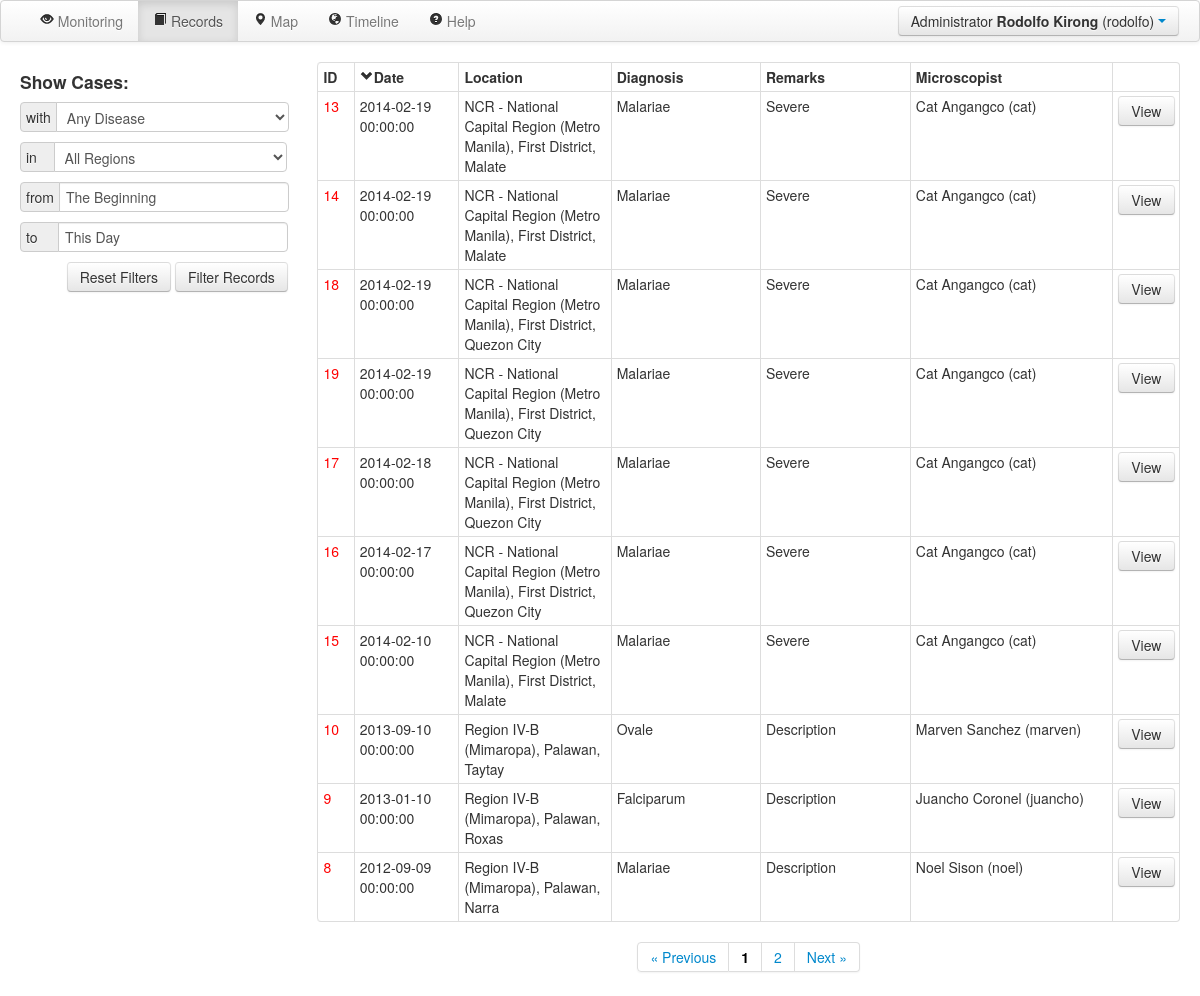
The page /records/ (signed in) on the database as committed earlier.
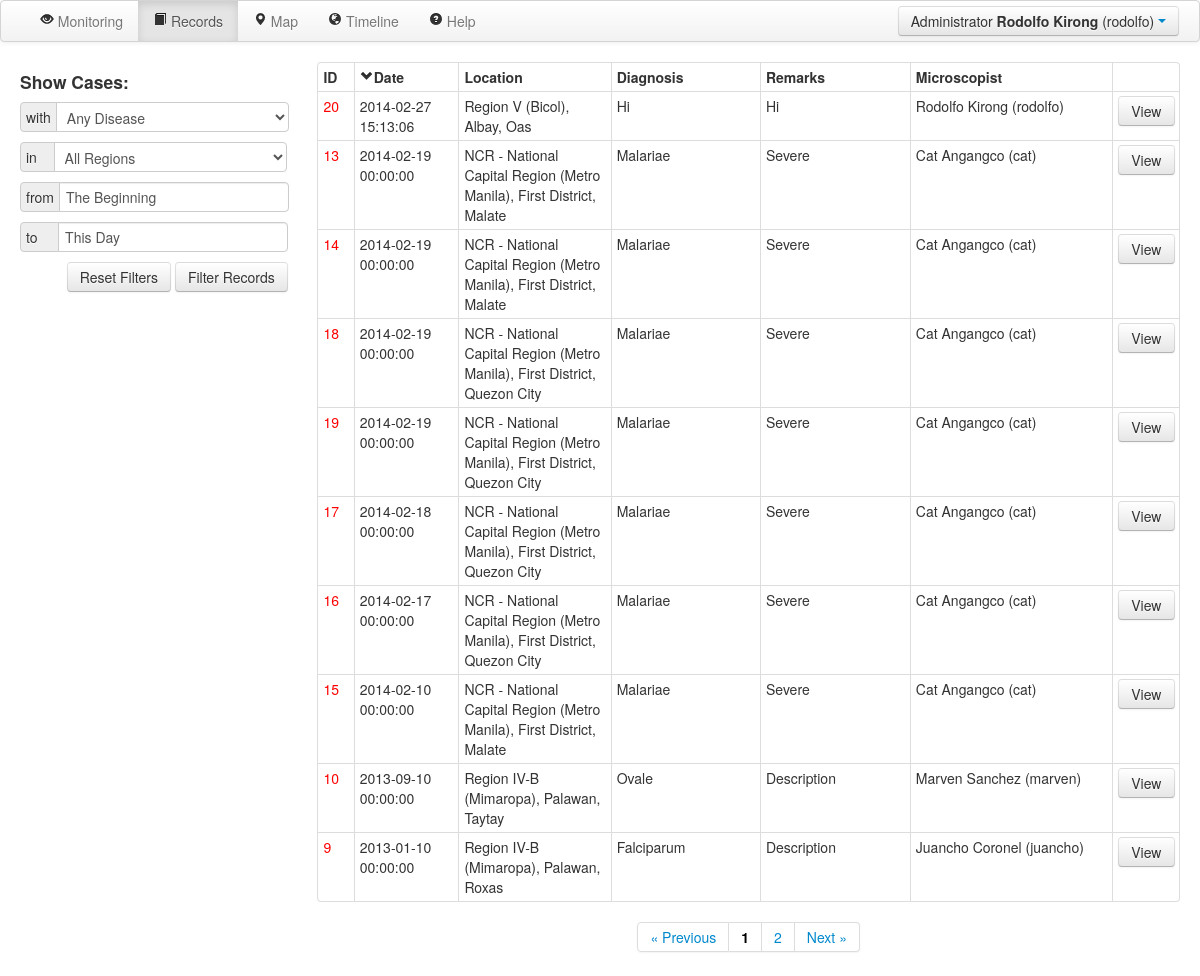
The same page on the database as committed later.
### serveus/models.py (models this page shows, shortened)
class UserType(db.Model):
	__tablename__ = 'usertype'
	id = db.Column(db.Integer, primary_key=True)
	name = db.Column(db.String(80), unique=True)
	users = db.relationship('User', backref='usertype', lazy='dynamic')
	@staticmethod
	def get_administrator():
		return UserType.query.filter(UserType.name=='Administrator').first()
	@staticmethod
	def get_microscopist():
		return UserType.query.filter(UserType.name=='Medical Technician').first()

class User(db.Model, UserMixin):
	__tablename__ = 'user'
	id = db.Column(db.Integer, primary_key=True)
	username = db.Column(db.String(80), unique=True)
	password = db.Column(db.String(120))
	firstname = db.Column(db.String(100))
	lastname = db.Column(db.String(100))
	usertype_id = db.Column(db.Integer, db.ForeignKey('usertype.id'))
	case =  db.relationship('Case', backref='user', lazy='dynamic')
	contact = db.Column(db.String(80))
	email = db.Column(db.String(80), unique=True)
	chunklists = db.relationship('Chunklist', backref='user', lazy='dynamic')
	"""
	@models_committed.connect_via(app)
	def on_models_committed(sender, changes):
		for obj, method in changes:
			if method == 'insert' and type(obj) == User:
				body = '''Greetings, %s %s! You have successfully been registered to the system. Your temporary password is <b>%s</b>.<br><br>Below are your account details:<br><br>Username: %s<br>User type: %s<br>Contact number: %s<br>Email: %s<br><br>Please login and change your password. Thank you!''' % (obj.firstname, obj.lastname, '123', obj.username, obj.usertype, obj.contact, obj.email)
				msg = Message('Outbreak Monitoring', sender="cvmig.group.23@gmail.com", recipients=['generic@mailinator.com',obj.email])
				msg.html = body
				mail.send(msg)
	"""
	def is_administrator(self):
		return self.usertype == UserType.get_administrator()
	def is_microscopist(self):
		return self.usertype == UserType.get_microscopist()

class Case(db.Model):
	__tablename__ = 'case'
	id = db.Column(db.Integer, primary_key=True)
	date = db.Column(db.DateTime())
	parasite = db.Column(db.String(100))
	description = db.Column(db.String(1000))
	comment = db.Column(db.String(1000))
	lat = db.Column(db.Float)
	lng = db.Column(db.Float)
	user_id = db.Column(db.Integer, db.ForeignKey('user.id'))
	images = db.relationship('Image', backref='case', lazy='dynamic')
	test = db.Column(db.Boolean)
	region_id = db.Column(db.Integer, db.ForeignKey('region.id'))
	province_id = db.Column(db.Integer, db.ForeignKey('province.id'))
	municipality_id = db.Column(db.Integer, db.ForeignKey('municipality.id'))
	parasite_validator = db.Column(db.String(100))
	description_validator = db.Column(db.String(1000))

class Region(db.Model):
	__tablename__ = 'region'
	id = db.Column(db.Integer, primary_key=True)
	name = db.Column(db.String(50))
	code = db.Column(db.String(10))
	cases = db.relationship('Case', backref='region', lazy='dynamic')
	provinces = db.relationship('Province', backref='region', lazy='dynamic')
	def __repr__(self):
		return self.name

class Province(db.Model):
	__tablename__ = 'province'
	id = db.Column(db.Integer, primary_key=True)
	name = db.Column(db.String(50))
	code = db.Column(db.String(10))
	cases = db.relationship('Case', backref='province', lazy='dynamic')
	municipalities = db.relationship('Municipality', backref='province', lazy='dynamic')
	region_id = db.Column(db.Integer, db.ForeignKey('region.id'))
	def __repr__(self):
		return self.name

class Municipality(db.Model):
	__tablename__ = 'municipality'
	id = db.Column(db.Integer, primary_key=True)
	name = db.Column(db.String(50))
	cases = db.relationship('Case', backref='municipality', lazy='dynamic')
	province_id = db.Column(db.Integer, db.ForeignKey('province.id'))
	def __repr__(self):
		return self.name

### serveus/views.py (the view)
@app.route('/records/')
@login_required
def records():
	print request.args.get('page')
	if not request.args.get('page'):
		page = 1
	else:
		page = int(request.args.get('page'))
	regionList = ['All Regions'] + Region.query.all()
	if request.args:
		parasiteSelected = request.args.get('parasite_selection')
		parasiteIndex = parasiteList.index(parasiteSelected)
		regionIndex = int(request.args.get('region_selection'))
		provinceIndex = int(request.args.get('province_selection'))
		municipalityIndex = int(request.args.get('municipality_selection'))
		region = Region.query.get(regionIndex)
		provinceList = ['All Provinces'] + Province.query.filter(Province.region==region).all()
		province = Region.query.get(provinceIndex)
		municipalityList = ['All Municipalities'] + Municipality.query.filter(Municipality.province==province).all()
		date_start = request.args.get('date_start')
		date_end = request.args.get('date_end')
		sort_by = request.args.get('sort_by')
		order = request.args.get('order')
		caseList=''
		if date_start != 'The Beginning' :
			a=request.args.get('date_start')
			b=a.split('/')
			dt=datetime.date(int(b[2]),int(b[0]),int(b[1]))
			a=request.args.get('date_end')
			b=a.split('/')
			dte=datetime.date(int(b[2]),int(b[0]),int(b[1])) + datetime.timedelta(days=1)
		else :
			dt=datetime.date(1000,1,1)
			dte=datetime.date(9000,12,31)
		sortby=''
		if sort_by== 'date':
			sortby='date'
		elif sort_by== 'parasite':
			sortby='parasite'
		elif sort_by== 'description':
			sortby='description'
		elif sort_by== 'microscopist':
			sortby='microscopist'
		else:
			sortby='id'
		param= "\"case\"."+sortby+" "+order
		caseList = Case.query.filter(Case.date>=dt,Case.date<=dte).order_by(param)
		if parasiteIndex != 0:
			caseList = caseList.filter(Case.parasite==parasiteList[parasiteIndex])
		if regionIndex != 0:
			caseList = caseList.filter(Case.region==regionList[regionIndex])
		if provinceIndex != 0:
			caseList = caseList.filter(Case.province==Province.query.get(provinceIndex))
		if municipalityIndex != 0:
			caseList = caseList.filter(Case.municipality==Municipality.query.get(municipalityIndex))
	else:
		provinceList = ['All Provinces']
		municipalityList = ['All Municipalities']
		parasiteIndex = 0
		regionIndex = 0
		provinceIndex = 0
		municipalityIndex = 0
		date_start = "The Beginning"
		date_end = "This Day"
		sort_by = "date"
		order = "desc"
		caseList = Case.query.order_by(Case.date.desc())
	if current_user.is_microscopist():
		templist=[]
		for i in caseList:
			if(i.user == current_user):
				templist.append(i)
		caseList=templist
	caseList = [i for i in caseList]
	pagination = Pagination(page, Pagination.PER_PAGE, len(caseList))
	caseList = caseList[(page-1)*Pagination.PER_PAGE : ((page-1)*Pagination.PER_PAGE) + Pagination.PER_PAGE]
	return render_template("records.html", caseList = caseList, pagination = pagination, parasiteList = parasiteList, parasiteIndex = parasiteIndex, date_start = date_start, date_end = date_end, sort_by = sort_by, order = order, user = current_user, menu_active='records', regionList = regionList, regionIndex = regionIndex, provinceList = provinceList, provinceIndex = provinceIndex, municipalityList = municipalityList, municipalityIndex = municipalityIndex)

### serveus/misc.py (called while the page is built)
    @property
    def pages(self):
        return int(ceil(self.total_count / float(self.per_page)))

    @property
    def has_prev(self):
        return self.page > 1

    @property
    def has_next(self):
        return self.page < self.pages

    def iter_pages(self, left_edge=2, left_current=2,
                   right_current=5, right_edge=2):
        last = 0
        for num in xrange(1, self.pages + 1):
            if num <= left_edge or \
               (num > self.page - left_current - 1 and \
                num < self.page + right_current) or \
               num > self.pages - right_edge:
                if last + 1 != num:
                    yield None
                yield num
                last = num

### serveus/views.py (called while the page is built)
@login_manager.user_loader
def load_user(userid):
	return User.query.get(userid)

### serveus/templates/records.html (shortened to what this page needs)
{% extends "layout.html" %}
{% block content %}
		<div class="container-fluid">
            <div class="row-fluid">
				<form action="/records/" method="get" name="filter" class="span3 container" style="background-color: white; ">
					<h4>Show Cases:</h4>
					<div class="input-prepend" style="width: 100%">
                    <span class="add-on">with</span>
					<select style="width: calc(100% - 35px)" name="parasite_selection">
                    {% for i in parasiteList %}
                        <option {% if loop.index0 == parasiteIndex %}selected{% endif %}>{{ i }}</option>
                    {% endfor %}
					</select>
					</div>
					<div class="input-prepend" style="width: 100%">
                    <span class="add-on">in&nbsp;&nbsp;&nbsp;</span>
					<select id="sel_region" style="width: calc(100% - 34px)" name="region_selection">
					{% for i in regionList %}
						<option {% if loop.index0 == regionIndex %}selected{% endif %} value={{ loop.index0 }}>{{ i }}</option>
                    {% endfor %}
					</select>
					</div>
                    <br>
                    <div class="input-prepend" style="width: 100%">
                    <span class="add-on">from</span>
                    <input type="text" style="width: calc(100% - 52px)" value="{{date_start}}" id="dpd1" name="date_start">
                    </div>
                    <br>
                    <div class="input-prepend" style="width: 100%">
                    <span class="add-on">to&nbsp;&nbsp;&nbsp;&nbsp;</span>
                    <input type="text" style="width: calc(100% - 52px)" value="{{date_end}}" id="dpd2" name="date_end">
                    </div>
                    <br>
                    <div style="text-align: right">
                        <a class="btn" href="/records/" >Reset Filters</a>
                        <input class="btn btn-medium" type="submit" id="submit_button" value="Filter Records" style="height: 30px;">
                    </div>
				</form>
				<div class="span9" style="background-color: white;">
				    <table class="table table-bordered table-condensed">
					<tr>
                    <th class="span1">ID</div>
                    <th class="span2" onclick="sort('date');" style="min-width: 80px; cursor: pointer;">Date <div class="pull-left"><i class="" id="date_chevron"></i></div>
                    <th class="span3" onclick="sort('location');" style="cursor: pointer;">Location <div class="pull-left"></div>
                    <th class="span3" onclick="sort('parasite');" style="cursor: pointer;">Diagnosis <div class="pull-left"></div>
                    <th class="span3" onclick="sort('description');" style="cursor: pointer;">Remarks <div class="pull-left"></div>
                    <th class="span4" onclick="sort('microscopist');" style="cursor: pointer;">Microscopist <div class="pull-left"></div>
                    <th class="span1">
                    {% for i in caseList %}
					<tr><td {%if i.test %}style="color:red;"{%endif%}>{{i.id}}<td>{{i.date}}<td>{{i.region}}, {{i.province}}, {{i.municipality}}<td>{{i.parasite}}<td>{{i.description}}<td>{{i.user.firstname}} {{i.user.lastname}} ({{i.user.username}})<td><a href="/case/{{ i.id }}/" class="btn" style="width: calc(100% - 25px)">View</a>
                    {% endfor %}
                    {% if pagination.pages %}
                    <div class="pagination" style="text-align: center">
                    <ul>
                    <li><a href="#" {% if pagination.has_prev %}onclick="set_page('{{pagination.page - 1}}')"{% endif %}>&laquo; Previous</a></li>
                    {% for page in pagination.iter_pages() %}{% if page %}<li><a href="#" {% if page != pagination.page %}onclick="set_page('{{page}}')"{% else %}style="color: black; font-weight: bold"{% endif %}>{{ page }}</a></li>{% endif %}{% endfor %}
                    <li><a href="#"{% if pagination.has_next %}onclick="set_page('{{pagination.page + 1}}')"{% endif %}>Next &raquo;</a></li>
                    </ul>
                    </div>
                    {% endif %}
				</div>
			</div>
{% endblock %}

### serveus/templates/layout.html (shortened to what this page needs)
<!DOCTYPE html>
<html>
	<head>
		<link href="/static/css/bootstrap.min.css" rel="stylesheet" media="screen">
		<link href="/static/css/bootstrap-responsive.css" rel="stylesheet">
        <link href="/static/css/eyecon-datepicker.css" rel="stylesheet">
        <link href="/static/css/bootstrap-image-gallery.css" rel="stylesheet">
	</head>
	<body>
		<div class="navbar" style="width: 100%;">
			<div class="navbar-inner">
                <ul class="nav pull-right">
                    <div class="btn-group">
                        <a class="btn dropdown-toggle" data-toggle="dropdown" href="#">
							{{user.usertype.name}} <b>{{user.firstname}} {{user.lastname}}</b> ({{ user.username }})
                        <span class="caret"></span>
                        </a>
                    </div>
                </ul>
                <div class="nav-collapse collapse">
                    <div>
                        <ul class="nav pull-left">
                            <li>&nbsp</li>
							{% if not user.is_microscopist() %}<li {% if menu_active == 'monitoring' %}class="active"{% endif %}><a href="/monitoring/"><i class="icon-eye-open"></i> Monitoring</a></li>{% endif %}
                            <li {% if menu_active == 'records' %}class="active"{% endif %}><a href="/records/"><i class="icon-book"></i> Records</a></li>
                            {% if not user.is_microscopist() %}<li {% if menu_active == 'map' %}class="active"{% endif %}><a href="/map/"><i class="icon-map-marker"></i> Map</a></li>{% endif %}
                            {% if not user.is_microscopist() %}<li {% if menu_active == 'timeline' %}class="active"{% endif %}><a href="/timeline/"><i class="icon-globe"></i> Timeline</a></li>{% endif %}
                            <li><a href="#helpModal" id="help" data-toggle="modal"><i class="icon-question-sign"></i> Help</a></li>
                        </ul>
                    </div>
                </div>
			</div>
		</div>
		{% block content %}
		{% endblock %}
	</body>
</html>

### serveus/templates/records.html (style rules this page uses)
html, body { margin:0; padding:0; height:100%; }

Rows that differ between the two databases and show on the page:
no longer on this page (row unchanged): Case: id "8", date "2012-09-09 00:00:00", region "Region IV-B (Mimaropa)", province "Palawan", municipality "Narra", parasite "Malariae", description "Description", user.firstname "Noel", user.lastname "Sison", user.username "noel"
added Case: id "20", date "2014-02-27 15:13:06", region "Region V (Bicol)", province "Albay", municipality "Oas", parasite "Hi", description "Hi", user.firstname "Rodolfo", user.lastname "Kirong", user.username "rodolfo"
